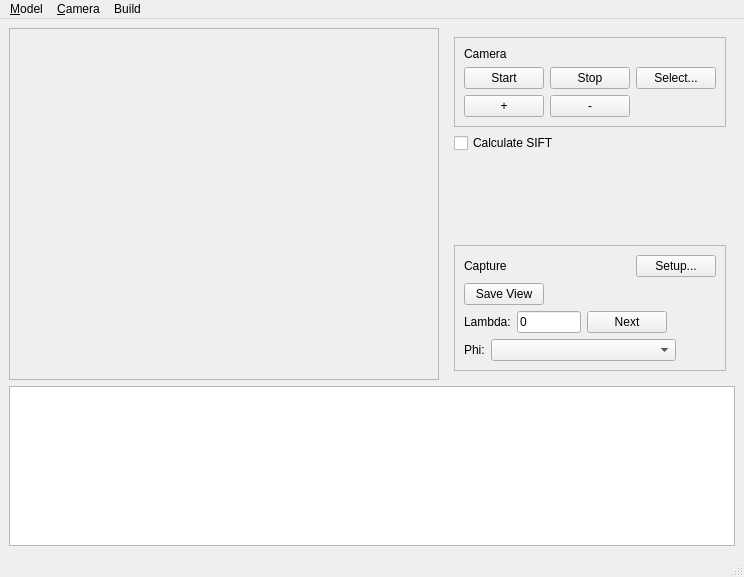
<?xml version="1.0" encoding="UTF-8"?>
<ui version="4.0">
 <class>ModelBuilder</class>
 <widget class="QMainWindow" name="ModelBuilder">
  <property name="geometry">
   <rect>
    <x>0</x>
    <y>0</y>
    <width>744</width>
    <height>577</height>
   </rect>
  </property>
  <property name="windowTitle">
   <string>Model Builder</string>
  </property>
  <widget class="QWidget" name="centralwidget">
   <layout class="QVBoxLayout" name="verticalLayout">
    <item>
     <layout class="QHBoxLayout" name="horizontalLayout_5">
      <item>
       <widget class="QScrollArea" name="scrollArea">
        <property name="sizePolicy">
         <sizepolicy hsizetype="Expanding" vsizetype="Expanding">
          <horstretch>1</horstretch>
          <verstretch>0</verstretch>
         </sizepolicy>
        </property>
        <property name="widgetResizable">
         <bool>true</bool>
        </property>
        <widget class="QWidget" name="scrollAreaWidgetContents">
         <property name="geometry">
          <rect>
           <x>0</x>
           <y>0</y>
           <width>478</width>
           <height>354</height>
          </rect>
         </property>
         <widget class="QLabel" name="cameraView">
          <property name="geometry">
           <rect>
            <x>10</x>
            <y>10</y>
            <width>31</width>
            <height>41</height>
           </rect>
          </property>
          <property name="sizePolicy">
           <sizepolicy hsizetype="Ignored" vsizetype="Ignored">
            <horstretch>1</horstretch>
            <verstretch>1</verstretch>
           </sizepolicy>
          </property>
          <property name="text">
           <string/>
          </property>
         </widget>
        </widget>
       </widget>
      </item>
      <item>
       <widget class="QWidget" name="widget" native="true">
        <property name="minimumSize">
         <size>
          <width>200</width>
          <height>0</height>
         </size>
        </property>
        <layout class="QVBoxLayout" name="verticalLayout_4">
         <item>
          <widget class="QFrame" name="frame">
           <property name="frameShape">
            <enum>QFrame::StyledPanel</enum>
           </property>
           <property name="frameShadow">
            <enum>QFrame::Raised</enum>
           </property>
           <layout class="QVBoxLayout" name="verticalLayout_2">
            <item>
             <widget class="QLabel" name="label_2">
              <property name="text">
               <string>Camera</string>
              </property>
             </widget>
            </item>
            <item>
             <layout class="QHBoxLayout" name="horizontalLayout_4">
              <item>
               <widget class="QPushButton" name="btStartCamera">
                <property name="text">
                 <string>Start</string>
                </property>
               </widget>
              </item>
              <item>
               <widget class="QPushButton" name="btStopCamera">
                <property name="text">
                 <string>Stop</string>
                </property>
               </widget>
              </item>
              <item>
               <widget class="QPushButton" name="btSelectCamera">
                <property name="text">
                 <string>Select...</string>
                </property>
               </widget>
              </item>
             </layout>
            </item>
            <item>
             <layout class="QHBoxLayout" name="horizontalLayout_2">
              <item>
               <widget class="QPushButton" name="btZoomIn">
                <property name="text">
                 <string>+</string>
                </property>
               </widget>
              </item>
              <item>
               <widget class="QPushButton" name="btZoomOut">
                <property name="text">
                 <string>-</string>
                </property>
               </widget>
              </item>
              <item>
               <spacer name="horizontalSpacer">
                <property name="orientation">
                 <enum>Qt::Horizontal</enum>
                </property>
                <property name="sizeHint" stdset="0">
                 <size>
                  <width>20</width>
                  <height>20</height>
                 </size>
                </property>
               </spacer>
              </item>
             </layout>
            </item>
           </layout>
          </widget>
         </item>
         <item>
          <layout class="QHBoxLayout" name="horizontalLayout_6">
           <item>
            <widget class="QCheckBox" name="ckCalcSift">
             <property name="text">
              <string>Calculate SIFT</string>
             </property>
            </widget>
           </item>
           <item>
            <spacer name="horizontalSpacer_7">
             <property name="orientation">
              <enum>Qt::Horizontal</enum>
             </property>
             <property name="sizeHint" stdset="0">
              <size>
               <width>40</width>
               <height>20</height>
              </size>
             </property>
            </spacer>
           </item>
          </layout>
         </item>
         <item>
          <spacer name="verticalSpacer">
           <property name="orientation">
            <enum>Qt::Vertical</enum>
           </property>
           <property name="sizeHint" stdset="0">
            <size>
             <width>20</width>
             <height>40</height>
            </size>
           </property>
          </spacer>
         </item>
         <item>
          <widget class="QFrame" name="frame_2">
           <property name="frameShape">
            <enum>QFrame::StyledPanel</enum>
           </property>
           <property name="frameShadow">
            <enum>QFrame::Raised</enum>
           </property>
           <layout class="QVBoxLayout" name="verticalLayout_3">
            <item>
             <layout class="QHBoxLayout" name="horizontalLayout_8">
              <item>
               <widget class="QLabel" name="label_4">
                <property name="text">
                 <string>Capture</string>
                </property>
               </widget>
              </item>
              <item>
               <spacer name="horizontalSpacer_5">
                <property name="orientation">
                 <enum>Qt::Horizontal</enum>
                </property>
                <property name="sizeHint" stdset="0">
                 <size>
                  <width>40</width>
                  <height>20</height>
                 </size>
                </property>
               </spacer>
              </item>
              <item>
               <widget class="QPushButton" name="btCaptureSetup">
                <property name="text">
                 <string>Setup...</string>
                </property>
               </widget>
              </item>
             </layout>
            </item>
            <item>
             <layout class="QHBoxLayout" name="horizontalLayout_3">
              <item>
               <widget class="QPushButton" name="btSaveView">
                <property name="text">
                 <string>Save View</string>
                </property>
               </widget>
              </item>
              <item>
               <spacer name="horizontalSpacer_4">
                <property name="orientation">
                 <enum>Qt::Horizontal</enum>
                </property>
                <property name="sizeHint" stdset="0">
                 <size>
                  <width>40</width>
                  <height>20</height>
                 </size>
                </property>
               </spacer>
              </item>
             </layout>
            </item>
            <item>
             <layout class="QHBoxLayout" name="horizontalLayout_7">
              <item>
               <widget class="QLabel" name="label_3">
                <property name="text">
                 <string>Lambda:</string>
                </property>
                <property name="buddy">
                 <cstring>txtLambda</cstring>
                </property>
               </widget>
              </item>
              <item>
               <widget class="QLineEdit" name="txtLambda">
                <property name="minimumSize">
                 <size>
                  <width>0</width>
                  <height>0</height>
                 </size>
                </property>
                <property name="maximumSize">
                 <size>
                  <width>64</width>
                  <height>16777215</height>
                 </size>
                </property>
                <property name="inputMask">
                 <string>000; </string>
                </property>
                <property name="text">
                 <string>0</string>
                </property>
                <property name="maxLength">
                 <number>3</number>
                </property>
               </widget>
              </item>
              <item>
               <widget class="QPushButton" name="btNextView">
                <property name="text">
                 <string>Next</string>
                </property>
               </widget>
              </item>
              <item>
               <spacer name="horizontalSpacer_3">
                <property name="orientation">
                 <enum>Qt::Horizontal</enum>
                </property>
                <property name="sizeHint" stdset="0">
                 <size>
                  <width>40</width>
                  <height>20</height>
                 </size>
                </property>
               </spacer>
              </item>
             </layout>
            </item>
            <item>
             <layout class="QHBoxLayout" name="horizontalLayout">
              <item>
               <widget class="QLabel" name="label">
                <property name="text">
                 <string>Phi:</string>
                </property>
                <property name="buddy">
                 <cstring>cbElevation</cstring>
                </property>
               </widget>
              </item>
              <item>
               <widget class="QComboBox" name="cbElevation">
                <property name="sizePolicy">
                 <sizepolicy hsizetype="Preferred" vsizetype="Fixed">
                  <horstretch>1</horstretch>
                  <verstretch>0</verstretch>
                 </sizepolicy>
                </property>
                <property name="editable">
                 <bool>false</bool>
                </property>
               </widget>
              </item>
              <item>
               <spacer name="horizontalSpacer_2">
                <property name="orientation">
                 <enum>Qt::Horizontal</enum>
                </property>
                <property name="sizeHint" stdset="0">
                 <size>
                  <width>40</width>
                  <height>20</height>
                 </size>
                </property>
               </spacer>
              </item>
             </layout>
            </item>
           </layout>
          </widget>
         </item>
        </layout>
       </widget>
      </item>
     </layout>
    </item>
    <item>
     <widget class="QListView" name="lsvImages">
      <property name="enabled">
       <bool>true</bool>
      </property>
      <property name="sizePolicy">
       <sizepolicy hsizetype="Expanding" vsizetype="Fixed">
        <horstretch>0</horstretch>
        <verstretch>0</verstretch>
       </sizepolicy>
      </property>
      <property name="minimumSize">
       <size>
        <width>0</width>
        <height>140</height>
       </size>
      </property>
      <property name="maximumSize">
       <size>
        <width>16777215</width>
        <height>160</height>
       </size>
      </property>
      <property name="iconSize">
       <size>
        <width>80</width>
        <height>60</height>
       </size>
      </property>
      <property name="isWrapping" stdset="0">
       <bool>false</bool>
      </property>
      <property name="spacing">
       <number>4</number>
      </property>
      <property name="viewMode">
       <enum>QListView::IconMode</enum>
      </property>
     </widget>
    </item>
   </layout>
   <zorder>lsvImages</zorder>
   <zorder></zorder>
  </widget>
  <widget class="QMenuBar" name="menubar">
   <property name="geometry">
    <rect>
     <x>0</x>
     <y>0</y>
     <width>744</width>
     <height>23</height>
    </rect>
   </property>
   <widget class="QMenu" name="menuModel">
    <property name="title">
     <string>&amp;Model</string>
    </property>
    <addaction name="actionOpen"/>
    <addaction name="actionNew"/>
    <addaction name="actionClose"/>
    <addaction name="separator"/>
    <addaction name="actionQuit"/>
   </widget>
   <widget class="QMenu" name="menuCamera">
    <property name="enabled">
     <bool>true</bool>
    </property>
    <property name="title">
     <string>&amp;Camera</string>
    </property>
    <addaction name="actionSelectCamera"/>
    <addaction name="actionStartCamera"/>
    <addaction name="actionStopCamera"/>
   </widget>
   <widget class="QMenu" name="menuBuild">
    <property name="title">
     <string>Build</string>
    </property>
    <addaction name="actBuildModel"/>
    <addaction name="separator"/>
   </widget>
   <addaction name="menuModel"/>
   <addaction name="menuCamera"/>
   <addaction name="menuBuild"/>
  </widget>
  <widget class="QStatusBar" name="statusbar"/>
  <action name="actionOpen">
   <property name="text">
    <string>Open</string>
   </property>
  </action>
  <action name="actionNew">
   <property name="text">
    <string>New</string>
   </property>
  </action>
  <action name="actionClose">
   <property name="text">
    <string>Close</string>
   </property>
  </action>
  <action name="actionQuit">
   <property name="text">
    <string>&amp;Quit</string>
   </property>
   <property name="toolTip">
    <string>Quit</string>
   </property>
   <property name="shortcut">
    <string>Ctrl+Q</string>
   </property>
  </action>
  <action name="actionSelectCamera">
   <property name="text">
    <string>&amp;Select ...</string>
   </property>
  </action>
  <action name="actionStartCamera">
   <property name="text">
    <string>S&amp;tart</string>
   </property>
  </action>
  <action name="actionStopCamera">
   <property name="text">
    <string>Sto&amp;p</string>
   </property>
  </action>
  <action name="actionLoadElevationPreviews">
   <property name="text">
    <string>Load Elevation Previews</string>
   </property>
  </action>
  <action name="actCaptureSetup">
   <property name="text">
    <string>Capture Setup...</string>
   </property>
  </action>
  <action name="actNextLambda">
   <property name="text">
    <string>Next Lambda</string>
   </property>
  </action>
  <action name="actSaveView">
   <property name="text">
    <string>Save view</string>
   </property>
  </action>
  <action name="actBuildModel">
   <property name="text">
    <string>Build model</string>
   </property>
   <property name="toolTip">
    <string>Buid the model from current set of images</string>
   </property>
  </action>
 </widget>
 <resources/>
 <connections>
  <connection>
   <sender>btStartCamera</sender>
   <signal>clicked()</signal>
   <receiver>actionStartCamera</receiver>
   <slot>trigger()</slot>
   <hints>
    <hint type="sourcelabel">
     <x>572</x>
     <y>82</y>
    </hint>
    <hint type="destinationlabel">
     <x>-1</x>
     <y>-1</y>
    </hint>
   </hints>
  </connection>
  <connection>
   <sender>btStopCamera</sender>
   <signal>clicked()</signal>
   <receiver>actionStopCamera</receiver>
   <slot>trigger()</slot>
   <hints>
    <hint type="sourcelabel">
     <x>643</x>
     <y>82</y>
    </hint>
    <hint type="destinationlabel">
     <x>-1</x>
     <y>-1</y>
    </hint>
   </hints>
  </connection>
  <connection>
   <sender>btSelectCamera</sender>
   <signal>clicked()</signal>
   <receiver>actionSelectCamera</receiver>
   <slot>trigger()</slot>
   <hints>
    <hint type="sourcelabel">
     <x>726</x>
     <y>82</y>
    </hint>
    <hint type="destinationlabel">
     <x>-1</x>
     <y>-1</y>
    </hint>
   </hints>
  </connection>
  <connection>
   <sender>cbElevation</sender>
   <signal>currentIndexChanged(int)</signal>
   <receiver>actionLoadElevationPreviews</receiver>
   <slot>trigger()</slot>
   <hints>
    <hint type="sourcelabel">
     <x>682</x>
     <y>375</y>
    </hint>
    <hint type="destinationlabel">
     <x>-1</x>
     <y>-1</y>
    </hint>
   </hints>
  </connection>
  <connection>
   <sender>btCaptureSetup</sender>
   <signal>clicked()</signal>
   <receiver>actCaptureSetup</receiver>
   <slot>trigger()</slot>
   <hints>
    <hint type="sourcelabel">
     <x>688</x>
     <y>272</y>
    </hint>
    <hint type="destinationlabel">
     <x>-1</x>
     <y>-1</y>
    </hint>
   </hints>
  </connection>
  <connection>
   <sender>btNextView</sender>
   <signal>clicked()</signal>
   <receiver>actNextLambda</receiver>
   <slot>trigger()</slot>
   <hints>
    <hint type="sourcelabel">
     <x>654</x>
     <y>332</y>
    </hint>
    <hint type="destinationlabel">
     <x>-1</x>
     <y>-1</y>
    </hint>
   </hints>
  </connection>
  <connection>
   <sender>btSaveView</sender>
   <signal>clicked()</signal>
   <receiver>actSaveView</receiver>
   <slot>trigger()</slot>
   <hints>
    <hint type="sourcelabel">
     <x>549</x>
     <y>302</y>
    </hint>
    <hint type="destinationlabel">
     <x>-1</x>
     <y>-1</y>
    </hint>
   </hints>
  </connection>
 </connections>
</ui>
